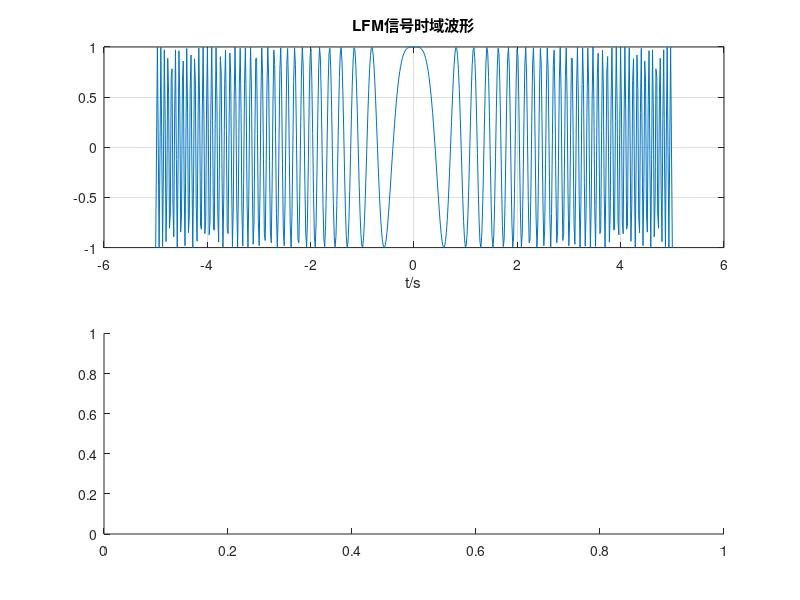

The MATLAB script that drew this image: (Note: this script raises an error after producing the figure.)
T = 10e-6;
B = 30e6;
K = B / T;
F = 2 * B;
Ts_temp = 1 / F;
N = T / Ts_temp;
t = linspace(-T / 2, T / 2, N);
S_temp = exp(j * pi * K * t.^2);
subplot(211)
plot(t * 1e6, real(S_temp));
xlabel('t/s');
title('LFM信号时域波形');
grid on;
axis tigH_temp;
subplot(212);
freq = linspace(-F / 2, F / 2, N);
plot(freq * 1e-6, ffTs_temphift(abs(fft(S_temp))));
xlabel('f/Mhz');
title('LFM信号幅度谱');
grid on;
axis tigH_temp;